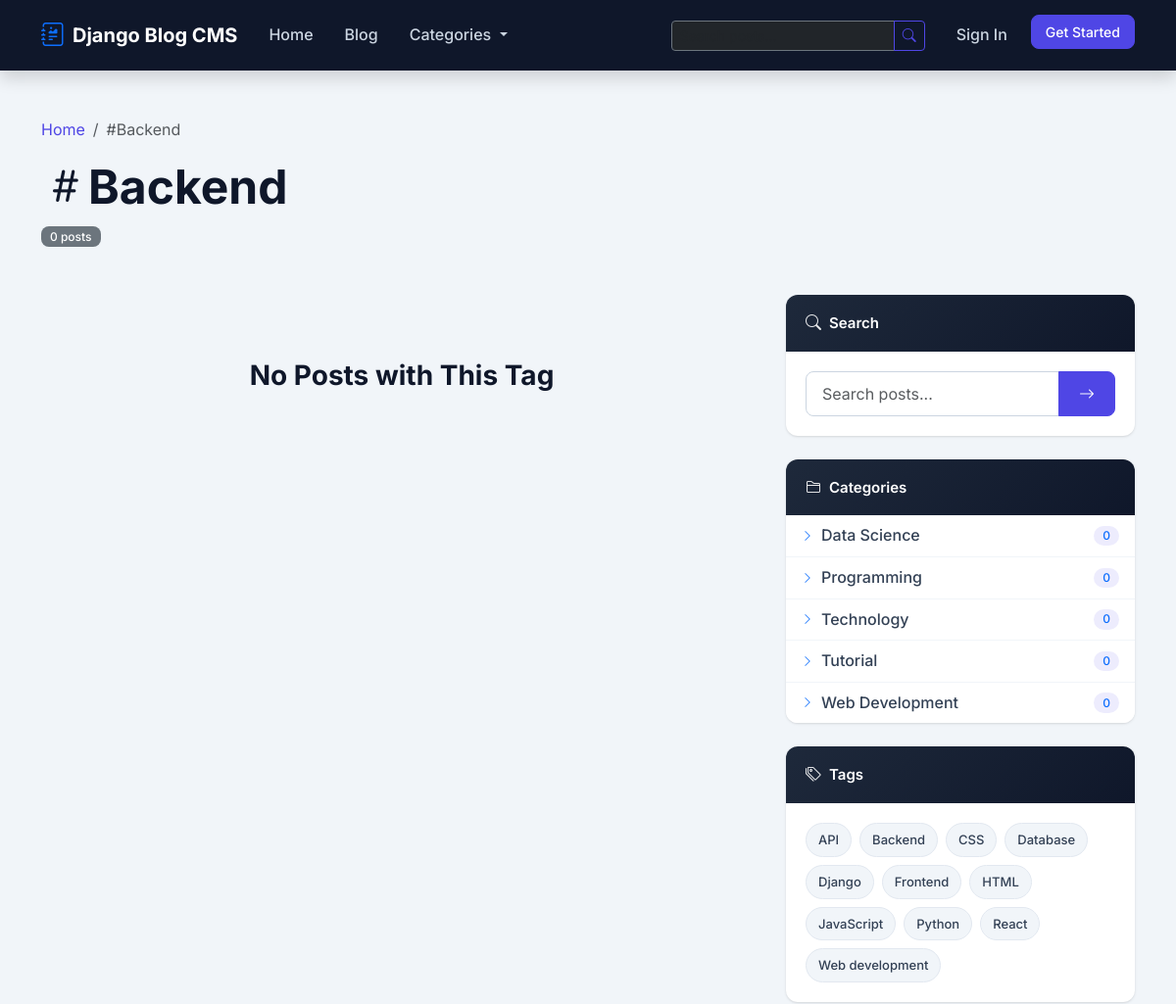
The app's page /tag/backend/ (upper part), older data.
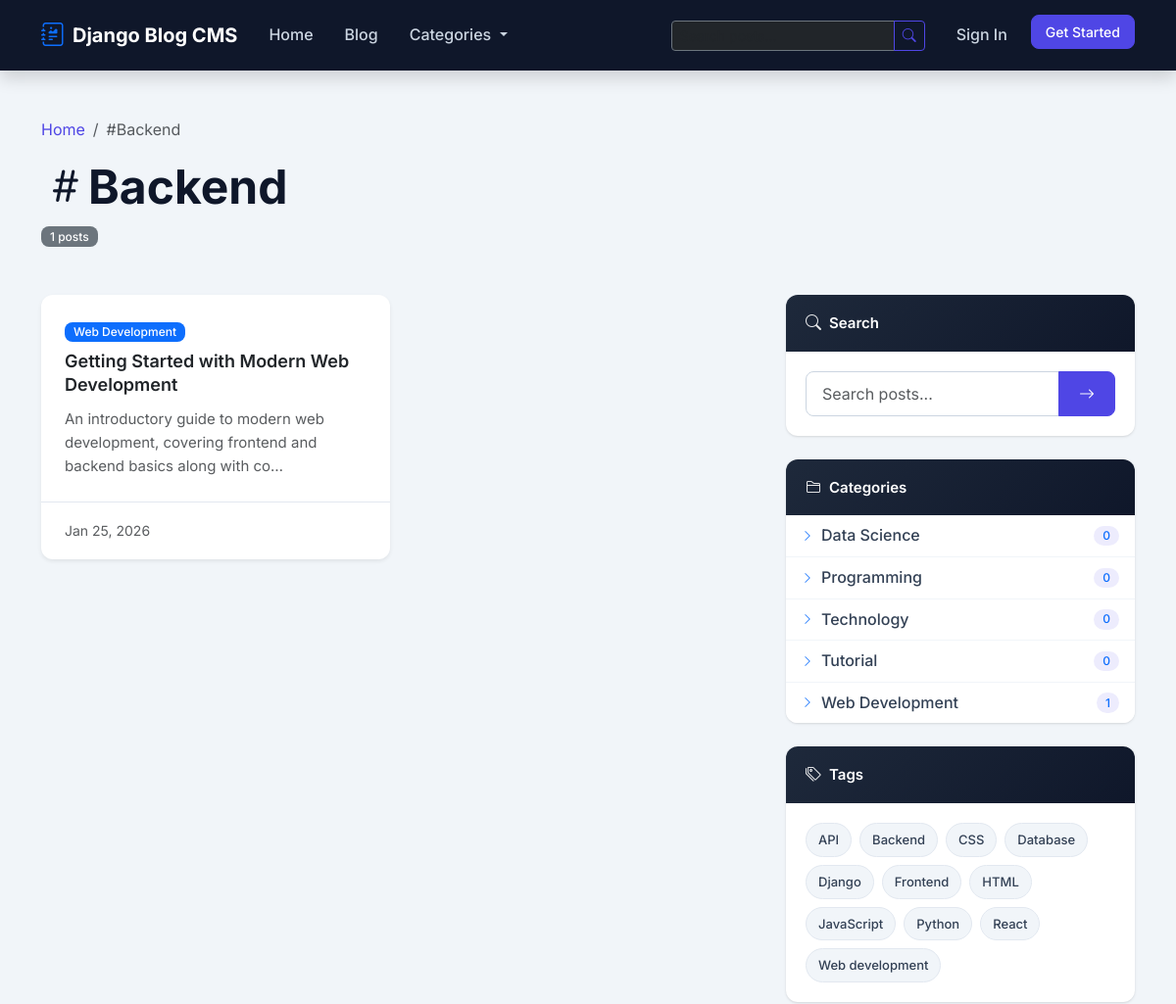
The same page, newer data.
### apps/blog/models.py (models this page shows, shortened)
class Category(models.Model):
    ICON_CHOICES = (
        ('bi-laptop', 'Technology'),
        ('bi-globe', 'Web Development'),
        ('bi-code-slash', 'Programming'),
        ('bi-graph-up', 'Data Science'),
        ('bi-mortarboard', 'Tutorial'),
        ('bi-newspaper', 'News'),
        ('bi-camera', 'Photography'),
        ('bi-palette', 'Design'),
        ('bi-briefcase', 'Business'),
        ('bi-heart', 'Lifestyle'),
        ('bi-airplane', 'Travel'),
        ('bi-cup-hot', 'Food'),
        ('bi-controller', 'Gaming'),
        ('bi-music-note', 'Music'),
        ('bi-film', 'Entertainment'),
        ('bi-book', 'Education'),
        ('bi-lightbulb', 'Ideas'),
        ('bi-chat-quote', 'Opinion'),
    )
    COLOR_CHOICES = (
        ('#4f46e5', 'Indigo'),
        ('#2563eb', 'Blue'),
        ('#0891b2', 'Cyan'),
        ('#059669', 'Green'),
        ('#84cc16', 'Lime'),
        ('#eab308', 'Yellow'),
        ('#f97316', 'Orange'),
        ('#ef4444', 'Red'),
        ('#ec4899', 'Pink'),
        ('#8b5cf6', 'Purple'),
        ('#6366f1', 'Violet'),
        ('#64748b', 'Slate'),
    )
    name = models.CharField(
        max_length=100,
        unique=True,  # No two categories can have the same name
        help_text="Category name (e.g., 'Technology', 'Travel')"
    )
    slug = models.SlugField(
        max_length=100,
        unique=True,
        blank=True,  # Can be empty in forms (we auto-generate it)
        help_text="URL-friendly name (auto-generated from name)"
    )
    description = models.TextField(
        blank=True,  # Optional in forms
        help_text="Brief description of this category"
    )
    icon = models.CharField(
        max_length=50,
        choices=ICON_CHOICES,
        default='bi-newspaper',
        help_text="Bootstrap icon for this category"
    )
    color = models.CharField(
        max_length=20,
        choices=COLOR_CHOICES,
        default='#4f46e5',
        help_text="Color for category badge and default image"
    )
    created_at = models.DateTimeField(auto_now_add=True)
    class Meta:
        verbose_name = 'Category'
        verbose_name_plural = 'Categories'  # Plural form
        ordering = ['name']
    def get_absolute_url(self):
        return reverse('blog:category_detail', kwargs={'slug': self.slug})
    def post_count(self):
        return self.posts.filter(status='published').count()

class Tag(models.Model):
    name = models.CharField(
        max_length=50,
        unique=True,
        help_text="Tag name (e.g., 'Python', 'Tutorial')"
    )
    slug = models.SlugField(
        max_length=50,
        unique=True,
        blank=True
    )
    class Meta:
        verbose_name = 'Tag'
        verbose_name_plural = 'Tags'
        ordering = ['name']
    def get_absolute_url(self):
        return reverse('blog:tag_detail', kwargs={'slug': self.slug})

class Post(models.Model):
    STATUS_CHOICES = (
        ('draft', 'Draft'),        # Not visible to public
        ('published', 'Published'),  # Visible to everyone
    )
    title = models.CharField(
        max_length=200,
        help_text="Post title (appears in browser tab and listings)"
    )
    slug = models.SlugField(
        max_length=200,
        unique=True,
        blank=True,
        help_text="URL-friendly title (auto-generated)"
    )
    content = CKEditor5Field(
        'Content',
        config_name='default',
        help_text="Main post content with formatting"
    )
    excerpt = models.TextField(
        max_length=500,
        blank=True,
        help_text="Brief summary (shown in post listings)"
    )
    featured_image = models.ImageField(
        upload_to='posts/%Y/%m/%d/',  # Organize by date
        blank=True,
        null=True,  # Can be NULL in database
        help_text="Main image for the post"
    )
    author = models.ForeignKey(
        User,  # Link to Django's built-in User model
        on_delete=models.CASCADE,  # Delete posts if user is deleted
        related_name='posts',  # Access user's posts: user.posts.all()
        help_text="Post author"
    )
    category = models.ForeignKey(
        Category,
        on_delete=models.SET_NULL,  # Keep post if category is deleted
        null=True,  # Allow NULL in database
        blank=True,  # Optional in forms
        related_name='posts',
        help_text="Post category"
    )
    tags = models.ManyToManyField(
        Tag,
        blank=True,  # Tags are optional
        related_name='posts',  # Access tag's posts: tag.posts.all()
        help_text="Post tags"
    )
    status = models.CharField(
        max_length=10,
        choices=STATUS_CHOICES,
        default='draft',
        help_text="Draft posts are only visible to author"
    )
    views_count = models.PositiveIntegerField(
        default=0,
        help_text="Number of times this post was viewed"
    )
    allow_comments = models.BooleanField(
        default=True,
        help_text="Enable comments on this post"
    )
    created_at = models.DateTimeField(auto_now_add=True)
    updated_at = models.DateTimeField(auto_now=True)
    published_at = models.DateTimeField(
        null=True,
        blank=True,
        help_text="When the post was/will be published"
    )
    meta_description = models.CharField(
        max_length=160,
        blank=True,
        help_text="SEO meta description (160 chars max)"
    )
    class Meta:
        verbose_name = 'Post'
        verbose_name_plural = 'Posts'
        ordering = ['-published_at', '-created_at']
    def get_absolute_url(self):
        return reverse('blog:post_detail', kwargs={'slug': self.slug})

### apps/blog/views.py (the view)
class TagDetailView(ListView):
    model = Post
    template_name = 'blog/tag_detail.html'
    context_object_name = 'posts'
    paginate_by = 9
    def get_queryset(self):
        self.tag = get_object_or_404(Tag, slug=self.kwargs['slug'])
        return Post.objects.filter(
            status='published',
            tags=self.tag
        ).select_related('author', 'category')
    def get_context_data(self, **kwargs):
        context = super().get_context_data(**kwargs)
        context['tag'] = self.tag
        return context

### apps/core/context_processors.py (called while the page is built)
def site_settings(request):
    return {
        'site_name': 'Django Blog CMS',
        'site_description': 'A powerful blogging platform built with Django',
        'site_author': 'Your Name',
        'site_year': '2024',
        'all_categories': Category.objects.all()[:10],
        'all_tags': Tag.objects.all()[:20],
        'social_links': {
            'twitter': 'https://twitter.com/yourusername',
            'github': 'https://github.com/yourusername',
            'linkedin': 'https://linkedin.com/in/yourusername',
        },
    }

### apps/blog/templates/blog/tag_detail.html (shortened to what this page needs)
{% extends 'base.html' %}
{% block content %}
<div class="container py-5">
    <div class="mb-5">
        <nav aria-label="breadcrumb">
            <ol class="breadcrumb">
                <li class="breadcrumb-item"><a href="{% url 'blog:home' %}">Home</a></li>
                <li class="breadcrumb-item active">#{{ tag.name }}</li>
            </ol>
        </nav>
        <h1 class="display-5 fw-bold">
            <i class="bi bi-hash"></i>{{ tag.name }}
        </h1>
        <span class="badge bg-secondary">{{ posts|length }} posts</span>
    </div>
    <div class="row">
        <div class="col-lg-8">
            {% if posts %}
            <div class="row g-4">
                {% for post in posts %}
                <div class="col-md-6">
                    <article class="card h-100 shadow-sm border-0">
                        <div class="card-body">
                            {% if post.category %}
                            <a href="{{ post.category.get_absolute_url }}"
                               class="badge bg-primary text-decoration-none mb-2">
                                {{ post.category.name }}
                            </a>
                            {% endif %}
                            <h5 class="card-title">
                                <a href="{{ post.get_absolute_url }}" class="text-decoration-none text-dark">
                                    {{ post.title }}
                                </a>
                            </h5>
                            <p class="card-text text-muted small">{{ post.excerpt|truncatechars:100 }}</p>
                        </div>
                        <div class="card-footer bg-transparent">
                            <small class="text-muted">{{ post.published_at|date:"M d, Y" }}</small>
                        </div>
                    </article>
                </div>
                {% endfor %}
            </div>
            {% else %}
            <div class="text-center py-5">
                <h3 class="mt-3">No Posts with This Tag</h3>
            </div>
            {% endif %}
        </div>
        <div class="col-lg-4">
            {% include 'includes/sidebar.html' %}
        </div>
    </div>
</div>
{% endblock %}

### templates/includes/sidebar.html (shortened to what this page needs)
{% load static %}
<div class="sidebar-widget mb-4">
    <div class="widget-header">
        <i class="bi bi-search"></i>
        <span>Search</span>
    </div>
    <div class="widget-body">
        <form action="{% url 'blog:search' %}" method="GET">
            <div class="input-group">
                <input type="search" name="q" class="form-control"
                       placeholder="Search posts..." value="{{ request.GET.q }}">
                <button class="btn btn-primary" type="submit">
                    <i class="bi bi-arrow-right"></i>
                </button>
            </div>
        </form>
    </div>
</div>
<div class="sidebar-widget mb-4">
    <div class="widget-header">
        <i class="bi bi-folder2"></i>
        <span>Categories</span>
    </div>
    <div class="widget-body p-0">
        <ul class="list-group list-group-flush">
            {% for category in all_categories %}
            <li class="list-group-item d-flex justify-content-between align-items-center category-item">
                <a href="{{ category.get_absolute_url }}" class="category-link">
                    <i class="bi bi-chevron-right me-2 text-primary"></i>
                    {{ category.name }}
                </a>
                <span class="badge bg-primary-subtle text-primary rounded-pill">
                    {{ category.post_count }}
                </span>
            </li>
            {% empty %}
            <li class="list-group-item text-muted text-center py-4">
                <i class="bi bi-folder-x d-block mb-2" style="font-size: 1.5rem;"></i>
                No categories yet
            </li>
            {% endfor %}
        </ul>
    </div>
</div>
<div class="sidebar-widget mb-4">
    <div class="widget-header">
        <i class="bi bi-tags"></i>
        <span>Tags</span>
    </div>
    <div class="widget-body">
        <div class="tags-cloud">
            {% for tag in all_tags %}
            <a href="{{ tag.get_absolute_url }}" class="tag-badge">
                {{ tag.name }}
            </a>
            {% empty %}
            <div class="text-muted text-center py-3">
                <i class="bi bi-tag-x d-block mb-2" style="font-size: 1.5rem;"></i>
                No tags yet
            </div>
            {% endfor %}
        </div>
    </div>
</div>

Row changes from the older to the newer data that the page shows:
now on this page (row edited): Post: category.name "Web Development", title "Getting Started with Modern Web Development", excerpt "An introductory guide to modern web development, covering frontend and backend basics along with co…", published_at "Jan 25, 2026"
computed for Category "Web Development": post_count "0" → "1"
Text that changed along with them:
{{ posts|length }}: "0" → "1"
text no longer shown: "No Posts with This Tag"
